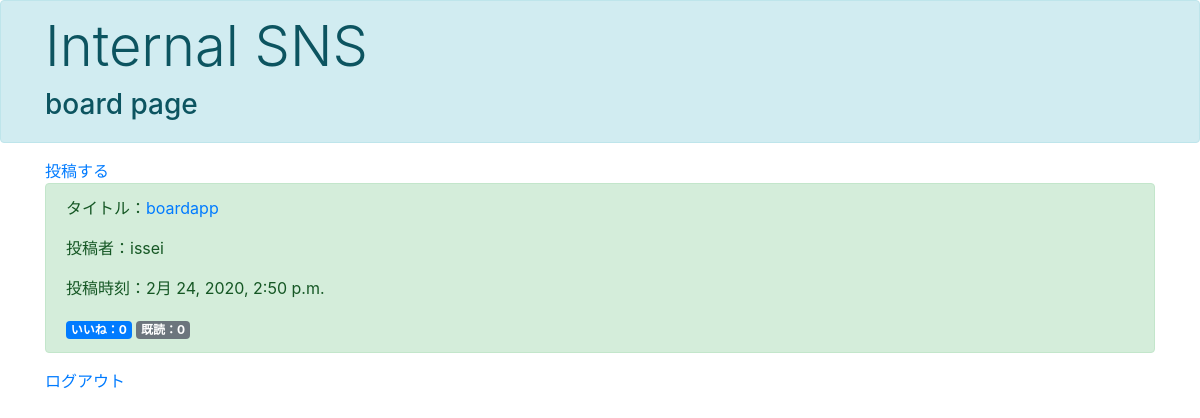
Page /boardapp/list/ (signed in) on the earlier database version.
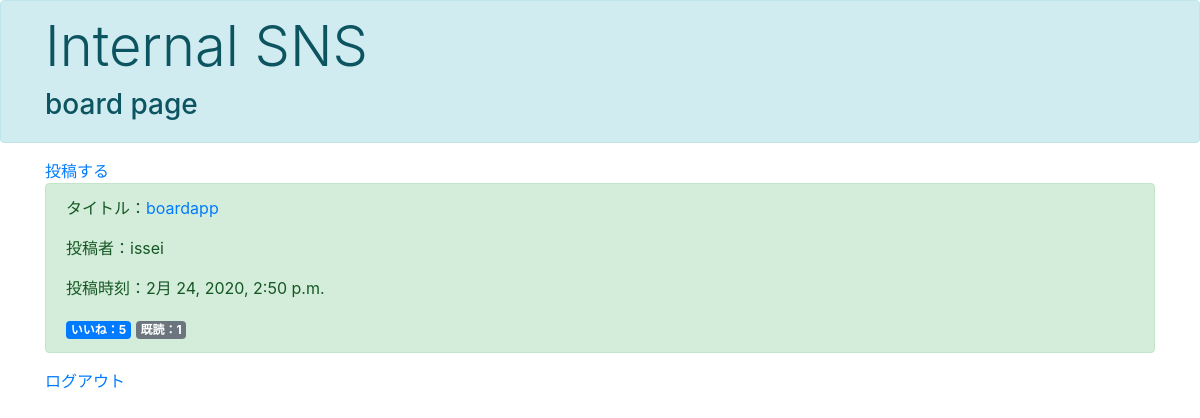
Same page on the later database version.
### boardapp/models.py (models this page shows, shortened)
class BoardModel(models.Model):
    title = models.CharField(max_length=100)
    content = models.TextField()
    author = models.CharField(max_length=100)
    images = models.ImageField(upload_to='',null=True,blank=True)
    good = models.IntegerField(null=True,blank=True, default=0)
    read = models.IntegerField(null=True,blank=True, default=0)
    readtext = models.CharField(max_length=200,null=True,blank=True, default='s')
    maketime = models.DateTimeField(default=timezone.now)

### boardapp/views.py (the view)
# urls.py: path('list/',views.boardlist,name='boardlist'),
def boardlist(request):
    if request.user.is_authenticated:
        object_list = models.BoardModel.objects.all().reverse()
        return render(request,'boardapp/board.html',{'object_list':object_list})
    return redirect('boardlogin')

### boardapp/templates/boardapp/board.html
{% extends 'boardapp/base.html' %}
{% load static %}
{% block header %}
<h3>board page</h3>
{% endblock header %}
{% block content %}
<div class='container'>
  <a href='{% url "boardcreate" %}'>投稿する</a>
  {% for item in object_list reversed %}
  <div class="alert alert-success" role="alert">
    <p>タイトル：<a href="{% url 'boarddetail'　item.pk %}">{{item.title}}  </a></p>
    <p>投稿者：{{item.author}}</p>
    <p>投稿時刻：{{item.maketime}}</p>
    <div class="badge badge-primary">いいね：{{item.good}}</div>
    <div class="badge badge-secondary">既読：{{item.read}}</div>
  </div>
  {% endfor %}
<a href="{% url 'boardlogout' %}">ログアウト</a>
</div>
{% endblock content %}

Differences in the rows shown:
changed BoardModel "boardapp": good "0" → "5"; read "0" → "1"
